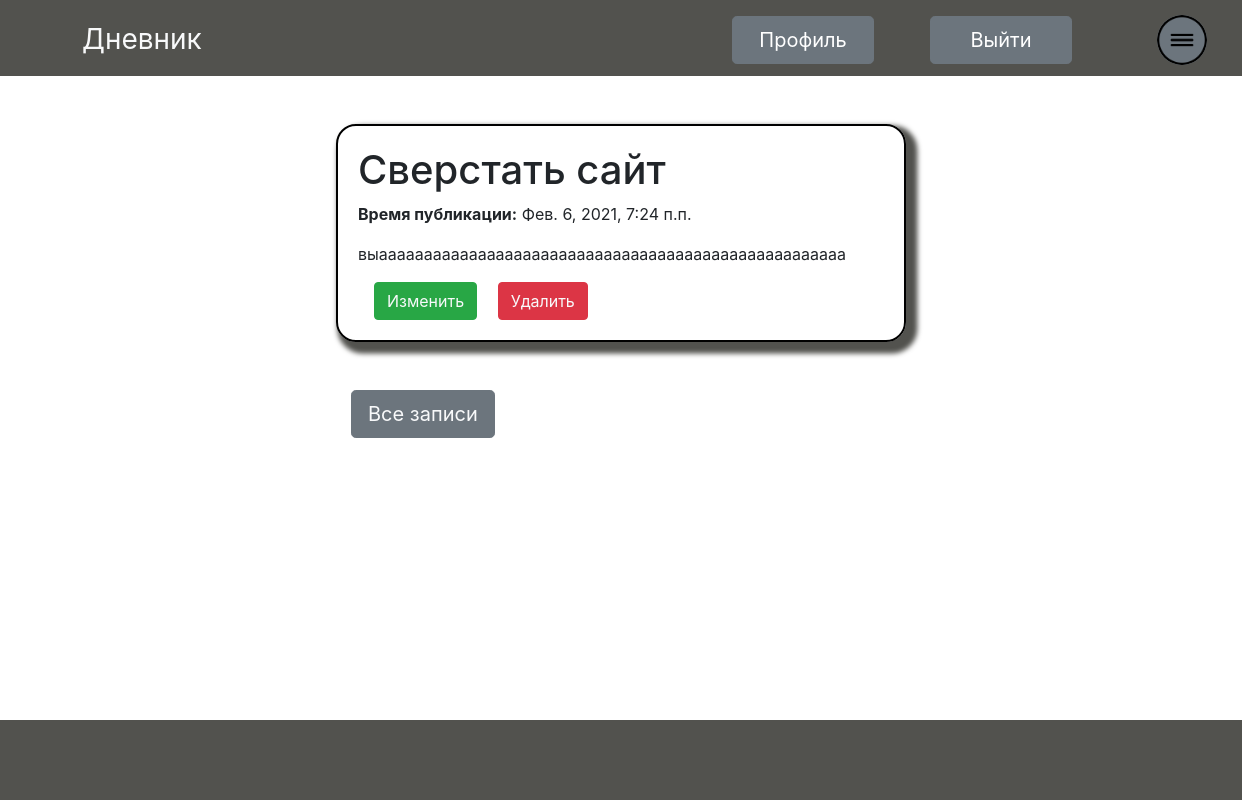
/diary/11 (signed in), run on the app's committed database.
### biography/models.py (models this page shows, shortened)
class Biography(models.Model):
    title = models.CharField(verbose_name='Заглавие',max_length=100)
    text = models.TextField(verbose_name='Основной текст')
    date = models.DateTimeField(default=timezone.now)
    author = models.ForeignKey(User,verbose_name='Автор',on_delete=models.CASCADE)
    class Meta:
        verbose_name = 'Биография'
        verbose_name_plural = 'Биографии'

### biography/views.py (the view)
# urls.py: path('diary/<int:pk>', views.DailyDetailView.as_view(),name='diary-detail'),
class DailyDetailView(LoginRequiredMixin,DetailView,UserPassesTestMixin):
    model = Biography
    template_name = 'biography/diary-detail.html'
    def get_context_data(self, **kwards):
        ctx = super(DailyDetailView,self).get_context_data(**kwards)
        ctx['title'] = Biography.objects.get(pk=self.kwargs['pk']).title
        return ctx

### biography/templates/biography/diary-detail.html (shortened to what this page needs)
{% extends 'biography/base.html' %}
{% block content %}
<div class="container mt-5">
    <div class="row justify-content-center">
        {% if user == object.author %}
            <div class="col col-lg-6 diary-detail">
                <h1>{{title}}</h1>
                <p><b>Время публикации:</b> {{object.date}}</p>
                <p>{{object.text}}</p>
                <button class="btn btn-success ml-3"><a href="{% url 'diary-update' object.id %}" class="text-light" > Изменить</a></button>
                <button class="btn btn-danger ml-3"><a href="{% url 'diary-delete' object.id %}" class="text-light" > Удалить</a></button>
            </div>
        {% else %}
            <h1>403 Forbidden</h1>
        {% endif %}
    </div>
    <div class="row justify-content-center">
        <div class="col col-lg-6 ">
            <button class="btn btn-secondary btn-lg mt-5"><a href="{% url 'diary' %}" class="text-light" >Все записи</a></button>
        </div>
    </div>
</div>
{% endblock %}

### static/biography/main.css (style rules this page uses)
* { margin: 0; padding: 0; }
.diary-detail { border: 2px solid black; padding: 20px; border-radius: 20px; box-shadow:0.4em 0.4em 5px 5px #52524E; }

### data on the page
Biography: title "Сверстать сайт", date "Фев. 6, 2021, 7:24 п.п.", text "выаааааааааааааааааааааааааааааааааааааааааааааааааааа"
